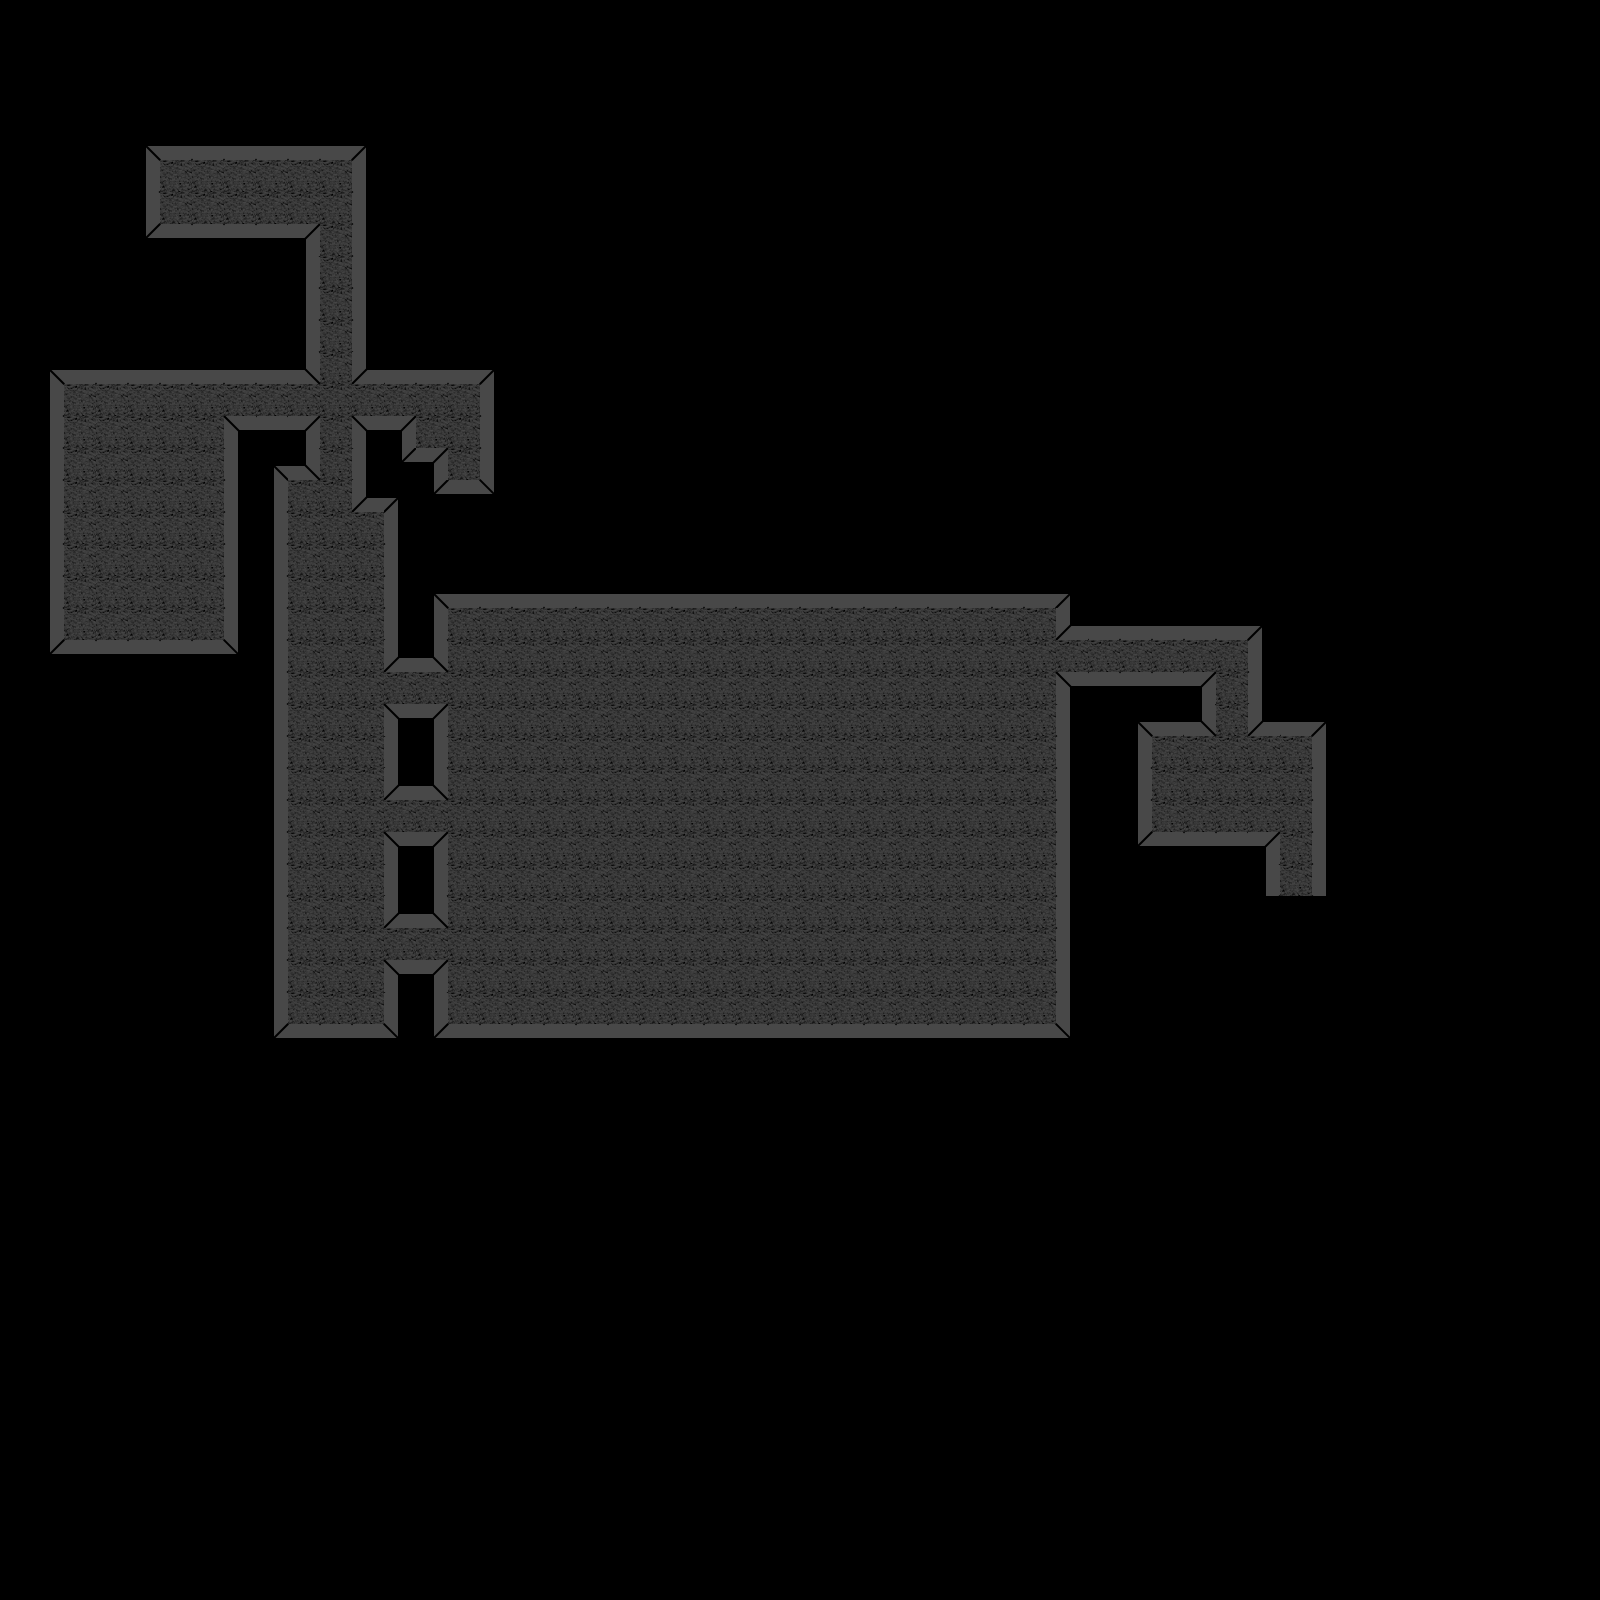

Rendered tile map (Tiled .tmx) drawn with the repository's tilesets; below, a short description and the map source with its tile grids summarised:
An orthogonal 50x50 tile map with 32x32 px tiles, 1 tile layer (background) and 16 objects (14x Enemy, Player, PlayerTrigger).

<map version="1.0" tiledversion="1.0.3" orientation="orthogonal" renderorder="left-up" width="50" height="50" tilewidth="32" tileheight="32" nextobjectid="24">
 <tileset firstgid="1" name="dark_tileset" tilewidth="32" tileheight="32" tilecount="16" columns="4">
  <image source="../images/dark_tileset.png" width="128" height="128" />
 </tileset>
 <layer name="background" width="50" height="50">
  <data>[2500 cells, 2500 non-empty, 14 distinct tile ids]</data>
 </layer>
 <objectgroup name="objects">
  <object id="1" name="player" type="Player" gid="5" x="165.667" y="223.167" width="32" height="32">
   <properties>
    <property name="ammo" type="int" value="10" />
   </properties>
  </object>
  <object id="2" name="enemy1" type="Enemy" gid="9" x="446.667" y="444.167" width="32" height="32">
   <properties>
    <property name="difficulty" type="float" value="0.2" />
   </properties>
  </object>
  <object id="10" name="enemy2" type="Enemy" gid="9" x="185.333" y="629" width="32" height="32">
   <properties>
    <property name="difficulty" type="float" value="0.2" />
   </properties>
  </object>
  <object id="11" name="enemy3" type="Enemy" gid="9" x="81.333" y="628.667" width="32" height="32">
   <properties>
    <property name="difficulty" type="float" value="0.2" />
   </properties>
  </object>
  <object id="12" name="enemy4" type="Enemy" gid="9" x="129.333" y="549.333" width="32" height="32">
   <properties>
    <property name="difficulty" type="float" value="0.2" />
   </properties>
  </object>
  <object id="13" name="enemy5" type="Enemy" gid="9" x="290.333" y="529" width="32" height="32">
   <properties>
    <property name="difficulty" type="float" value="0.2" />
   </properties>
  </object>
  <object id="14" name="enemy6" type="Enemy" gid="9" x="394.333" y="830" width="32" height="32">
   <properties>
    <property name="difficulty" type="float" value="0.2" />
   </properties>
  </object>
  <object id="15" name="enemy7" type="Enemy" gid="9" x="395" y="704.333" width="32" height="32">
   <properties>
    <property name="difficulty" type="float" value="0.2" />
   </properties>
  </object>
  <object id="16" name="enemy9" type="Enemy" gid="9" x="595" y="837.33" width="32" height="32">
   <properties>
    <property name="difficulty" type="float" value="0.2" />
   </properties>
  </object>
  <object id="17" name="enemy8" type="Enemy" gid="9" x="396.667" y="960" width="32" height="32">
   <properties>
    <property name="difficulty" type="float" value="0.2" />
   </properties>
  </object>
  <object id="18" name="trigger_levelend" type="PlayerTrigger" gid="7" x="1280" y="896.667" width="32" height="32" />
  <object id="19" name="enemy10" type="Enemy" gid="9" x="647" y="949" width="32" height="32">
   <properties>
    <property name="difficulty" type="float" value="0.2" />
   </properties>
  </object>
  <object id="20" name="enemy11" type="Enemy" gid="9" x="782" y="736" width="32" height="32">
   <properties>
    <property name="difficulty" type="float" value="0.2" />
   </properties>
  </object>
  <object id="21" name="enemy12" type="Enemy" gid="9" x="896" y="894" width="32" height="32">
   <properties>
    <property name="difficulty" type="float" value="0.2" />
   </properties>
  </object>
  <object id="22" name="enemy13" type="Enemy" gid="9" x="931" y="706" width="32" height="32">
   <properties>
    <property name="difficulty" type="float" value="0.2" />
   </properties>
  </object>
  <object id="23" name="enemy14" type="Enemy" gid="9" x="1178" y="814" width="32" height="32">
   <properties>
    <property name="difficulty" type="float" value="0.2" />
   </properties>
  </object>
 </objectgroup>
</map>
